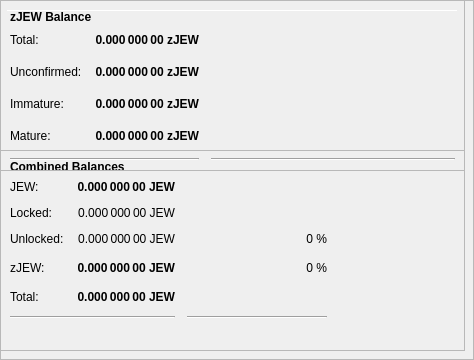
        <widget class="QFrame" name="frameObfuscation">
         <property name="minimumSize">
          <size>
           <width>0</width>
           <height>350</height>
          </size>
         </property>
         <property name="layoutDirection">
          <enum>Qt::LeftToRight</enum>
         </property>
         <property name="frameShape">
          <enum>QFrame::StyledPanel</enum>
         </property>
         <property name="frameShadow">
          <enum>QFrame::Raised</enum>
         </property>
         <widget class="QPushButton" name="runAutoDenom">
          <property name="geometry">
           <rect>
            <x>251</x>
            <y>17</y>
            <width>1</width>
            <height>1</height>
           </rect>
          </property>
          <property name="palette">
           <palette>
            <active>
             <colorrole role="WindowText">
              <brush brushstyle="SolidPattern">
               <color alpha="255">
                <red>0</red>
                <green>0</green>
                <blue>0</blue>
               </color>
              </brush>
             </colorrole>
             <colorrole role="Button">
              <brush brushstyle="SolidPattern">
               <color alpha="255">
                <red>239</red>
                <green>238</green>
                <blue>238</blue>
               </color>
              </brush>
             </colorrole>
             <colorrole role="Light">
              <brush brushstyle="SolidPattern">
               <color alpha="255">
                <red>255</red>
                <green>255</green>
                <blue>255</blue>
               </color>
              </brush>
             </colorrole>
             <colorrole role="Midlight">
              <brush brushstyle="SolidPattern">
               <color alpha="255">
                <red>247</red>
                <green>246</green>
                <blue>246</blue>
               </color>
              </brush>
             </colorrole>
             <colorrole role="Dark">
              <brush brushstyle="SolidPattern">
               <color alpha="255">
                <red>119</red>
                <green>119</green>
                <blue>119</blue>
               </color>
              </brush>
             </colorrole>
             <colorrole role="Mid">
              <brush brushstyle="SolidPattern">
               <color alpha="255">
                <red>159</red>
                <green>159</green>
                <blue>159</blue>
               </color>
              </brush>
             </colorrole>
             <colorrole role="Text">
              <brush brushstyle="SolidPattern">
               <color alpha="255">
                <red>0</red>
                <green>0</green>
                <blue>0</blue>
               </color>
              </brush>
             </colorrole>
             <colorrole role="BrightText">
              <brush brushstyle="SolidPattern">
               <color alpha="255">
                <red>255</red>
                <green>255</green>
                <blue>255</blue>
               </color>
              </brush>
             </colorrole>
             <colorrole role="ButtonText">
              <brush brushstyle="SolidPattern">
               <color alpha="255">
                <red>0</red>
                <green>0</green>
                <blue>0</blue>
               </color>
              </brush>
             </colorrole>
             <colorrole role="Base">
              <brush brushstyle="SolidPattern">
               <color alpha="255">
                <red>255</red>
                <green>255</green>
                <blue>255</blue>
               </color>
              </brush>
             </colorrole>
             <colorrole role="Window">
              <brush brushstyle="SolidPattern">
               <color alpha="255">
                <red>239</red>
                <green>238</green>
                <blue>238</blue>
               </color>
              </brush>
             </colorrole>
             <colorrole role="Shadow">
              <brush brushstyle="SolidPattern">
               <color alpha="255">
                <red>0</red>
                <green>0</green>
                <blue>0</blue>
               </color>
              </brush>
             </colorrole>
             <colorrole role="AlternateBase">
              <brush brushstyle="SolidPattern">
               <color alpha="255">
                <red>247</red>
                <green>246</green>
                <blue>246</blue>
               </color>
              </brush>
             </colorrole>
             <colorrole role="ToolTipBase">
              <brush brushstyle="SolidPattern">
               <color alpha="255">
                <red>255</red>
                <green>255</green>
                <blue>220</blue>
               </color>
              </brush>
             </colorrole>
             <colorrole role="ToolTipText">
              <brush brushstyle="SolidPattern">
               <color alpha="255">
                <red>0</red>
                <green>0</green>
                <blue>0</blue>
               </color>
              </brush>
             </colorrole>
            </active>
            <inactive>
             <colorrole role="WindowText">
              <brush brushstyle="SolidPattern">
               <color alpha="255">
                <red>0</red>
                <green>0</green>
                <blue>0</blue>
               </color>
              </brush>
             </colorrole>
             <colorrole role="Button">
              <brush brushstyle="SolidPattern">
               <color alpha="255">
                <red>239</red>
                <green>238</green>
                <blue>238</blue>
               </color>
              </brush>
             </colorrole>
             <colorrole role="Light">
              <brush brushstyle="SolidPattern">
               <color alpha="255">
                <red>255</red>
                <green>255</green>
                <blue>255</blue>
               </color>
              </brush>
             </colorrole>
             <colorrole role="Midlight">
              <brush brushstyle="SolidPattern">
               <color alpha="255">
                <red>247</red>
                <green>246</green>
                <blue>246</blue>
               </color>
              </brush>
             </colorrole>
             <colorrole role="Dark">
              <brush brushstyle="SolidPattern">
               <color alpha="255">
                <red>119</red>
                <green>119</green>
                <blue>119</blue>
               </color>
              </brush>
             </colorrole>
             <colorrole role="Mid">
              <brush brushstyle="SolidPattern">
               <color alpha="255">
                <red>159</red>
                <green>159</green>
                <blue>159</blue>
               </color>
              </brush>
             </colorrole>
             <colorrole role="Text">
              <brush brushstyle="SolidPattern">
               <color alpha="255">
                <red>0</red>
                <green>0</green>
                <blue>0</blue>
               </color>
              </brush>
             </colorrole>
             <colorrole role="BrightText">
              <brush brushstyle="SolidPattern">
               <color alpha="255">
                <red>255</red>
                <green>255</green>
                <blue>255</blue>
               </color>
              </brush>
             </colorrole>
             <colorrole role="ButtonText">
              <brush brushstyle="SolidPattern">
               <color alpha="255">
                <red>0</red>
                <green>0</green>
                <blue>0</blue>
               </color>
              </brush>
             </colorrole>
             <colorrole role="Base">
              <brush brushstyle="SolidPattern">
               <color alpha="255">
                <red>255</red>
                <green>255</green>
                <blue>255</blue>
               </color>
              </brush>
             </colorrole>
             <colorrole role="Window">
              <brush brushstyle="SolidPattern">
               <color alpha="255">
                <red>239</red>
                <green>238</green>
                <blue>238</blue>
               </color>
              </brush>
             </colorrole>
             <colorrole role="Shadow">
              <brush brushstyle="SolidPattern">
               <color alpha="255">
                <red>0</red>
                <green>0</green>
                <blue>0</blue>
               </color>
              </brush>
             </colorrole>
             <colorrole role="AlternateBase">
              <brush brushstyle="SolidPattern">
               <color alpha="255">
                <red>247</red>
                <green>246</green>
                <blue>246</blue>
               </color>
              </brush>
             </colorrole>
             <colorrole role="ToolTipBase">
              <brush brushstyle="SolidPattern">
               <color alpha="255">
                <red>255</red>
                <green>255</green>
                <blue>220</blue>
               </color>
              </brush>
             </colorrole>
             <colorrole role="ToolTipText">
              <brush brushstyle="SolidPattern">
               <color alpha="255">
                <red>0</red>
                <green>0</green>
                <blue>0</blue>
               </color>
              </brush>
             </colorrole>
            </inactive>
            <disabled>
             <colorrole role="WindowText">
              <brush brushstyle="SolidPattern">
               <color alpha="255">
                <red>119</red>
                <green>119</green>
                <blue>119</blue>
               </color>
              </brush>
             </colorrole>
             <colorrole role="Button">
              <brush brushstyle="SolidPattern">
               <color alpha="255">
                <red>239</red>
                <green>238</green>
                <blue>238</blue>
               </color>
              </brush>
             </colorrole>
             <colorrole role="Light">
              <brush brushstyle="SolidPattern">
               <color alpha="255">
                <red>255</red>
                <green>255</green>
                <blue>255</blue>
               </color>
              </brush>
             </colorrole>
             <colorrole role="Midlight">
              <brush brushstyle="SolidPattern">
               <color alpha="255">
                <red>247</red>
                <green>246</green>
                <blue>246</blue>
               </color>
              </brush>
             </colorrole>
             <colorrole role="Dark">
              <brush brushstyle="SolidPattern">
               <color alpha="255">
                <red>119</red>
                <green>119</green>
                <blue>119</blue>
               </color>
              </brush>
             </colorrole>
             <colorrole role="Mid">
              <brush brushstyle="SolidPattern">
               <color alpha="255">
                <red>159</red>
                <green>159</green>
                <blue>159</blue>
               </color>
              </brush>
             </colorrole>
             <colorrole role="Text">
              <brush brushstyle="SolidPattern">
               <color alpha="255">
                <red>119</red>
                <green>119</green>
                <blue>119</blue>
               </color>
              </brush>
             </colorrole>
             <colorrole role="BrightText">
              <brush brushstyle="SolidPattern">
               <color alpha="255">
                <red>255</red>
                <green>255</green>
                <blue>255</blue>
               </color>
              </brush>
             </colorrole>
             <colorrole role="ButtonText">
              <brush brushstyle="SolidPattern">
               <color alpha="255">
                <red>119</red>
                <green>119</green>
                <blue>119</blue>
               </color>
              </brush>
             </colorrole>
             <colorrole role="Base">
              <brush brushstyle="SolidPattern">
               <color alpha="255">
                <red>239</red>
                <green>238</green>
                <blue>238</blue>
               </color>
              </brush>
             </colorrole>
             <colorrole role="Window">
              <brush brushstyle="SolidPattern">
               <color alpha="255">
                <red>239</red>
                <green>238</green>
                <blue>238</blue>
               </color>
              </brush>
             </colorrole>
             <colorrole role="Shadow">
              <brush brushstyle="SolidPattern">
               <color alpha="255">
                <red>0</red>
                <green>0</green>
                <blue>0</blue>
               </color>
              </brush>
             </colorrole>
             <colorrole role="AlternateBase">
              <brush brushstyle="SolidPattern">
               <color alpha="255">
                <red>239</red>
                <green>238</green>
                <blue>238</blue>
               </color>
              </brush>
             </colorrole>
             <colorrole role="ToolTipBase">
              <brush brushstyle="SolidPattern">
               <color alpha="255">
                <red>255</red>
                <green>255</green>
                <blue>220</blue>
               </color>
              </brush>
             </colorrole>
             <colorrole role="ToolTipText">
              <brush brushstyle="SolidPattern">
               <color alpha="255">
                <red>0</red>
                <green>0</green>
                <blue>0</blue>
               </color>
              </brush>
             </colorrole>
            </disabled>
           </palette>
          </property>
          <property name="focusPolicy">
           <enum>Qt::NoFocus</enum>
          </property>
          <property name="autoFillBackground">
           <bool>true</bool>
          </property>
          <property name="text">
           <string/>
          </property>
          <property name="flat">
           <bool>true</bool>
          </property>
         </widget>
         <widget class="Line" name="line">
          <property name="geometry">
           <rect>
            <x>7</x>
            <y>10</y>
            <width>451</width>
            <height>1</height>
           </rect>
          </property>
          <property name="orientation">
           <enum>Qt::Horizontal</enum>
          </property>
         </widget>
         <widget class="QFrame" name="frame_3">
          <property name="geometry">
           <rect>
            <x>0</x>
            <y>150</y>
            <width>465</width>
            <height>201</height>
           </rect>
          </property>
          <property name="frameShape">
           <enum>QFrame::StyledPanel</enum>
          </property>
          <property name="frameShadow">
           <enum>QFrame::Raised</enum>
          </property>
          <layout class="QVBoxLayout" name="verticalLayout_5">
           <item>
            <layout class="QHBoxLayout" name="horizontalLayout_5" stretch="0">
             <item>
              <widget class="QLabel" name="label_5z">
               <property name="maximumSize">
                <size>
                 <width>16777215</width>
                 <height>20</height>
                </size>
               </property>
               <property name="font">
                <font>
                 <weight>75</weight>
                 <bold>true</bold>
                </font>
               </property>
               <property name="toolTip">
                <string>Combined Balances (including unconfirmed and immature coins)</string>
               </property>
               <property name="text">
                <string>&lt;html&gt;&lt;head/&gt;&lt;body&gt;&lt;p&gt;Combined Balances&lt;/p&gt;&lt;/body&gt;&lt;/html&gt;</string>
               </property>
              </widget>
             </item>
            </layout>
           </item>
           <item>
            <layout class="QGridLayout" name="gridLayout_3">
             <property name="spacing">
              <number>12</number>
             </property>
             <item row="7" column="0" colspan="2">
              <widget class="Line" name="lineSpendableBalance_3">
               <property name="orientation">
                <enum>Qt::Horizontal</enum>
               </property>
              </widget>
             </item>
             <item row="7" column="2">
              <widget class="Line" name="lineWatchBalance_3">
               <property name="sizePolicy">
                <sizepolicy hsizetype="Preferred" vsizetype="Fixed">
                 <horstretch>0</horstretch>
                 <verstretch>0</verstretch>
                </sizepolicy>
               </property>
               <property name="minimumSize">
                <size>
                 <width>140</width>
                 <height>0</height>
                </size>
               </property>
               <property name="orientation">
                <enum>Qt::Horizontal</enum>
               </property>
              </widget>
             </item>
             <item row="4" column="1">
              <widget class="QLabel" name="labelzBalancez">
               <property name="font">
                <font>
                 <weight>75</weight>
                 <bold>true</bold>
                </font>
               </property>
               <property name="cursor">
                <cursorShape>IBeamCursor</cursorShape>
               </property>
               <property name="toolTip">
                <string>Total of transactions that have yet to be confirmed, and do not yet count toward the spendable balance</string>
               </property>
               <property name="text">
                <string notr="true">0.000 000 00 JEW</string>
               </property>
               <property name="alignment">
                <set>Qt::AlignRight|Qt::AlignTrailing|Qt::AlignVCenter</set>
               </property>
               <property name="textInteractionFlags">
                <set>Qt::LinksAccessibleByMouse|Qt::TextSelectableByKeyboard|Qt::TextSelectableByMouse</set>
               </property>
              </widget>
             </item>
             <item row="6" column="1">
              <widget class="QLabel" name="labelTotalz">
               <property name="font">
                <font>
                 <weight>75</weight>
                 <bold>true</bold>
                </font>
               </property>
               <property name="cursor">
                <cursorShape>IBeamCursor</cursorShape>
               </property>
               <property name="toolTip">
                <string>Total Balance, including unconfirmed and immature coins.</string>
               </property>
               <property name="text">
                <string notr="true">0.000 000 00 JEW</string>
               </property>
               <property name="alignment">
                <set>Qt::AlignRight|Qt::AlignTrailing|Qt::AlignVCenter</set>
               </property>
               <property name="textInteractionFlags">
                <set>Qt::LinksAccessibleByMouse|Qt::TextSelectableByKeyboard|Qt::TextSelectableByMouse</set>
               </property>
              </widget>
             </item>
             <item row="4" column="3">
              <spacer name="horizontalSpacer_6">
               <property name="orientation">
                <enum>Qt::Horizontal</enum>
               </property>
               <property name="sizeHint" stdset="0">
                <size>
                 <width>40</width>
                 <height>20</height>
                </size>
               </property>
              </spacer>
             </item>
             <item row="6" column="0">
              <widget class="QLabel" name="labelTotalTextz">
               <property name="text">
                <string>Total:</string>
               </property>
              </widget>
             </item>
             <item row="1" column="0">
              <widget class="QLabel" name="labelBalanceTextz">
               <property name="text">
                <string>JEW:</string>
               </property>
              </widget>
             </item>
             <item row="1" column="1">
              <widget class="QLabel" name="labelBalancez">
               <property name="font">
                <font>
                 <weight>75</weight>
                 <bold>true</bold>
                </font>
               </property>
               <property name="cursor">
                <cursorShape>IBeamCursor</cursorShape>
               </property>
               <property name="toolTip">
                <string>Your current spendable balance</string>
               </property>
               <property name="text">
                <string notr="true">0.000 000 00 JEW</string>
               </property>
               <property name="alignment">
                <set>Qt::AlignRight|Qt::AlignTrailing|Qt::AlignVCenter</set>
               </property>
               <property name="textInteractionFlags">
                <set>Qt::LinksAccessibleByMouse|Qt::TextSelectableByKeyboard|Qt::TextSelectableByMouse</set>
               </property>
              </widget>
             </item>
             <item row="4" column="0">
              <widget class="QLabel" name="labelzBalanceTextz">
               <property name="toolTip">
                <string/>
               </property>
               <property name="text">
                <string>zJEW:</string>
               </property>
              </widget>
             </item>
             <item row="4" column="2">
              <widget class="QLabel" name="labelzJEWPercent">
               <property name="toolTip">
                <string>Current percentage of zJEW.
If AutoMint is enabled this percentage will settle around the configured AutoMint percentage (default = 10%)</string>
               </property>
               <property name="text">
                <string>0 %</string>
               </property>
               <property name="alignment">
                <set>Qt::AlignRight|Qt::AlignTrailing|Qt::AlignVCenter</set>
               </property>
              </widget>
             </item>
             <item row="6" column="2">
              <widget class="QLabel" name="label100Percent">
               <property name="text">
                <string/>
               </property>
               <property name="alignment">
                <set>Qt::AlignRight|Qt::AlignTrailing|Qt::AlignVCenter</set>
               </property>
              </widget>
             </item>
             <item row="2" column="1">
              <widget class="QLabel" name="labelLockedBalance">
               <property name="toolTip">
                <string>Locked JEW or Masternode collaterals. These are excluded from zJEW minting.</string>
               </property>
               <property name="text">
                <string>0.000 000 00 JEW</string>
               </property>
               <property name="alignment">
                <set>Qt::AlignRight|Qt::AlignTrailing|Qt::AlignVCenter</set>
               </property>
              </widget>
             </item>
             <item row="2" column="0">
              <widget class="QLabel" name="labelLockedBalanceText">
               <property name="toolTip">
                <string>Locked JEW or Masternode collaterals. These are excluded from zJEW minting.</string>
               </property>
               <property name="text">
                <string>Locked:</string>
               </property>
              </widget>
             </item>
             <item row="3" column="0">
              <widget class="QLabel" name="labelUnLockedBalanceText">
               <property name="toolTip">
                <string>Unlocked JEWs. These can be used for zJEW minting.</string>
               </property>
               <property name="text">
                <string>Unlocked:</string>
               </property>
              </widget>
             </item>
             <item row="3" column="1">
              <widget class="QLabel" name="labelUnLockedBalance">
               <property name="toolTip">
                <string>Unlocked JEWs. These can be used for zJEW minting.</string>
               </property>
               <property name="text">
                <string>0.000 000 00 JEW</string>
               </property>
               <property name="alignment">
                <set>Qt::AlignRight|Qt::AlignTrailing|Qt::AlignVCenter</set>
               </property>
              </widget>
             </item>
             <item row="3" column="2">
              <widget class="QLabel" name="labelJEWPercent">
               <property name="text">
                <string>0 %</string>
               </property>
               <property name="alignment">
                <set>Qt::AlignRight|Qt::AlignTrailing|Qt::AlignVCenter</set>
               </property>
              </widget>
             </item>
            </layout>
           </item>
           <item>
            <spacer name="verticalSpacer">
             <property name="orientation">
              <enum>Qt::Vertical</enum>
             </property>
             <property name="sizeHint" stdset="0">
              <size>
               <width>20</width>
               <height>40</height>
              </size>
             </property>
            </spacer>
           </item>
          </layout>
         </widget>
         <widget class="QFrame" name="frame_4">
          <property name="geometry">
           <rect>
            <x>0</x>
            <y>0</y>
            <width>465</width>
            <height>171</height>
           </rect>
          </property>
          <property name="frameShape">
           <enum>QFrame::StyledPanel</enum>
          </property>
          <property name="frameShadow">
           <enum>QFrame::Raised</enum>
          </property>
          <layout class="QVBoxLayout" name="verticalLayout_7">
           <item>
            <layout class="QHBoxLayout" name="horizontalLayout_8" stretch="0">
             <item>
              <widget class="QLabel" name="label_5z_3">
               <property name="maximumSize">
                <size>
                 <width>16777215</width>
                 <height>20</height>
                </size>
               </property>
               <property name="font">
                <font>
                 <weight>75</weight>
                 <bold>true</bold>
                </font>
               </property>
               <property name="text">
                <string>zJEW Balance</string>
               </property>
              </widget>
             </item>
            </layout>
           </item>
           <item>
            <layout class="QGridLayout" name="gridLayout_5">
             <property name="spacing">
              <number>12</number>
             </property>
             <item row="4" column="0">
              <widget class="QLabel" name="labelzBalanceMatureText">
               <property name="toolTip">
                <string>Mature: more than 20 confirmation and more than 1 mints of the same denomination after it was minted.
These zJEW are spendable.</string>
               </property>
               <property name="text">
                <string>Mature:</string>
               </property>
              </widget>
             </item>
             <item row="5" column="0" colspan="2">
              <widget class="Line" name="lineSpendableBalance_5">
               <property name="orientation">
                <enum>Qt::Horizontal</enum>
               </property>
              </widget>
             </item>
             <item row="1" column="1">
              <widget class="QLabel" name="labelzBalance">
               <property name="font">
                <font>
                 <weight>75</weight>
                 <bold>true</bold>
                </font>
               </property>
               <property name="cursor">
                <cursorShape>IBeamCursor</cursorShape>
               </property>
               <property name="toolTip">
                <string>All available zJEW, unconfirmed and immature zJEW included.</string>
               </property>
               <property name="text">
                <string notr="true">0.000 000 00 zJEW</string>
               </property>
               <property name="alignment">
                <set>Qt::AlignRight|Qt::AlignTrailing|Qt::AlignVCenter</set>
               </property>
               <property name="textInteractionFlags">
                <set>Qt::LinksAccessibleByMouse|Qt::TextSelectableByKeyboard|Qt::TextSelectableByMouse</set>
               </property>
              </widget>
             </item>
             <item row="5" column="2">
              <widget class="Line" name="lineWatchBalance_5">
               <property name="sizePolicy">
                <sizepolicy hsizetype="Preferred" vsizetype="Fixed">
                 <horstretch>0</horstretch>
                 <verstretch>0</verstretch>
                </sizepolicy>
               </property>
               <property name="minimumSize">
                <size>
                 <width>140</width>
                 <height>0</height>
                </size>
               </property>
               <property name="orientation">
                <enum>Qt::Horizontal</enum>
               </property>
              </widget>
             </item>
             <item row="1" column="0">
              <widget class="QLabel" name="labelzBalanceText">
               <property name="toolTip">
                <string>All available zJEW, unconfirmed and immature zJEW included.</string>
               </property>
               <property name="text">
                <string>Total:</string>
               </property>
              </widget>
             </item>
             <item row="1" column="2">
              <spacer name="horizontalSpacer_8">
               <property name="orientation">
                <enum>Qt::Horizontal</enum>
               </property>
               <property name="sizeHint" stdset="0">
                <size>
                 <width>40</width>
                 <height>20</height>
                </size>
               </property>
              </spacer>
             </item>
             <item row="4" column="2">
              <spacer name="horizontalSpacer_4">
               <property name="orientation">
                <enum>Qt::Horizontal</enum>
               </property>
               <property name="sizeHint" stdset="0">
                <size>
                 <width>40</width>
                 <height>20</height>
                </size>
               </property>
              </spacer>
             </item>
             <item row="4" column="1">
              <widget class="QLabel" name="labelzBalanceMature">
               <property name="font">
                <font>
                 <weight>75</weight>
                 <bold>true</bold>
                </font>
               </property>
               <property name="toolTip">
                <string>Mature: more than 20 confirmation and more than 1 mints of the same denomination after it was minted.
These zJEW are spendable.</string>
               </property>
               <property name="text">
                <string>0.000 000 00 zJEW</string>
               </property>
               <property name="alignment">
                <set>Qt::AlignRight|Qt::AlignTrailing|Qt::AlignVCenter</set>
               </property>
              </widget>
             </item>
             <item row="2" column="0">
              <widget class="QLabel" name="labelzBalanceUnconfirmedText">
               <property name="toolTip">
                <string>Unconfirmed: less than 20 confirmations
Immature: confirmed, but less than 1 mints of the same denomination after it was minted</string>
               </property>
               <property name="text">
                <string>Unconfirmed:</string>
               </property>
              </widget>
             </item>
             <item row="2" column="1">
              <widget class="QLabel" name="labelzBalanceUnconfirmed">
               <property name="font">
                <font>
                 <weight>75</weight>
                 <bold>true</bold>
                </font>
               </property>
               <property name="toolTip">
                <string>Unconfirmed: less than 20 confirmations
Immature: confirmed, but less than 1 mints of the same denomination after it was minted</string>
               </property>
               <property name="text">
                <string>0.000 000 00 zJEW</string>
               </property>
               <property name="alignment">
                <set>Qt::AlignRight|Qt::AlignTrailing|Qt::AlignVCenter</set>
               </property>
              </widget>
             </item>
             <item row="2" column="2">
              <spacer name="horizontalSpacer_5">
               <property name="orientation">
                <enum>Qt::Horizontal</enum>
               </property>
               <property name="sizeHint" stdset="0">
                <size>
                 <width>40</width>
                 <height>20</height>
                </size>
               </property>
              </spacer>
             </item>
             <item row="3" column="0">
              <widget class="QLabel" name="labelzBalanceImmatureText">
               <property name="toolTip">
                <string>Unconfirmed: less than 20 confirmations
Immature: confirmed, but less than 1 mints of the same denomination after it was minted</string>
               </property>
               <property name="text">
                <string>Immature:</string>
               </property>
              </widget>
             </item>
             <item row="3" column="1">
              <widget class="QLabel" name="labelzBalanceImmature">
               <property name="font">
                <font>
                 <weight>75</weight>
                 <bold>true</bold>
                </font>
               </property>
               <property name="toolTip">
                <string>Unconfirmed: less than 20 confirmations
Immature: confirmed, but less than 1 mints of the same denomination after it was minted</string>
               </property>
               <property name="text">
                <string>0.000 000 00 zJEW</string>
               </property>
               <property name="alignment">
                <set>Qt::AlignRight|Qt::AlignTrailing|Qt::AlignVCenter</set>
               </property>
              </widget>
             </item>
             <item row="3" column="2">
              <spacer name="horizontalSpacer_7">
               <property name="orientation">
                <enum>Qt::Horizontal</enum>
               </property>
               <property name="sizeHint" stdset="0">
                <size>
                 <width>40</width>
                 <height>20</height>
                </size>
               </property>
              </spacer>
             </item>
            </layout>
           </item>
          </layout>
         </widget>
        </widget>
